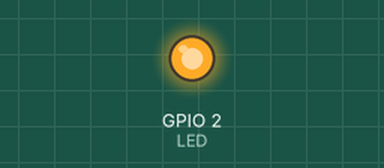
The program below on a simulated ESP32 board running MicroPython. Shown: output pins drawn as LEDs (lit = HIGH).

Above: at 1.0 s.
At 3.0 s:
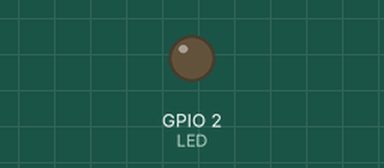
Timing chart, 0 to 5.2 s (numbered marks = the images above):
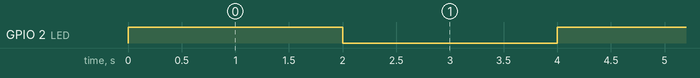

The program:

digital_io.py
```python
from machine import Pin
from time import sleep

# PinOut
LED = Pin(2, Pin.OUT)
BUTTON = Pin(14, Pin.IN)

# Loop 1
# while True:
#     LED.value(BUTTON.value())
#     # sleep(0.1)

# Loop 2
while True:
    LED.value(True)
    sleep(2)
    LED.value(False)
    sleep(2)
```

Measured:
- by itself, GPIO 2 (LED): alternates HIGH for 2.0 s and LOW for 2.0 s
